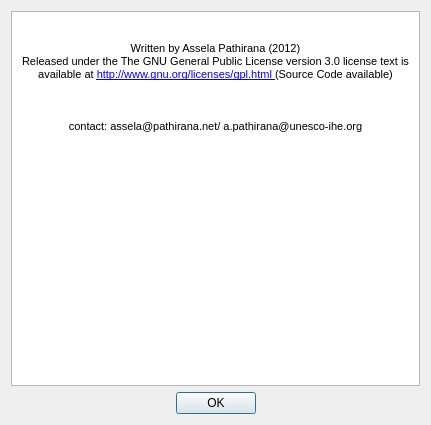
<?xml version="1.0" encoding="UTF-8"?>
<ui version="4.0">
 <class>Dialog</class>
 <widget class="QDialog" name="Dialog">
  <property name="geometry">
   <rect>
    <x>0</x>
    <y>0</y>
    <width>431</width>
    <height>425</height>
   </rect>
  </property>
  <property name="windowTitle">
   <string>About SWMM5 EA</string>
  </property>
  <layout class="QGridLayout" name="gridLayout_2">
   <item row="0" column="0">
    <layout class="QGridLayout" name="gridLayout">
     <item row="0" column="0">
      <widget class="QTextBrowser" name="textBrowser">
       <property name="html">
        <string>&lt;!DOCTYPE HTML PUBLIC &quot;-//W3C//DTD HTML 4.0//EN&quot; &quot;http://www.w3.org/TR/REC-html40/strict.dtd&quot;&gt;
&lt;html&gt;&lt;head&gt;&lt;meta name=&quot;qrichtext&quot; content=&quot;1&quot; /&gt;&lt;style type=&quot;text/css&quot;&gt;
p, li { white-space: pre-wrap; }
&lt;/style&gt;&lt;/head&gt;&lt;body style=&quot; font-family:'MS Shell Dlg 2'; font-size:8.25pt; font-weight:400; font-style:normal;&quot;&gt;
&lt;p align=&quot;center&quot; style=&quot; margin-top:0px; margin-bottom:0px; margin-left:0px; margin-right:0px; -qt-block-indent:0; text-indent:0px;&quot;&gt;&lt;img src=&quot;:/res/res/logo2.gif&quot; /&gt;&lt;/p&gt;
&lt;p align=&quot;center&quot; style=&quot;-qt-paragraph-type:empty; margin-top:0px; margin-bottom:0px; margin-left:0px; margin-right:0px; -qt-block-indent:0; text-indent:0px; font-size:8pt;&quot;&gt;&lt;br /&gt;&lt;/p&gt;
&lt;p align=&quot;center&quot; style=&quot; margin-top:0px; margin-bottom:0px; margin-left:0px; margin-right:0px; -qt-block-indent:0; text-indent:0px;&quot;&gt;&lt;span style=&quot; font-size:8pt;&quot;&gt;Written by Assela Pathirana (2012)&lt;/span&gt;&lt;/p&gt;
&lt;p align=&quot;center&quot; style=&quot; margin-top:0px; margin-bottom:0px; margin-left:0px; margin-right:0px; -qt-block-indent:0; text-indent:0px;&quot;&gt;&lt;span style=&quot; font-size:8pt;&quot;&gt;Released under the The GNU General Public License version 3.0 license text is available at &lt;/span&gt;&lt;a href=&quot;http://www.gnu.org/licenses/gpl.html&quot;&gt;&lt;span style=&quot; font-size:8pt; text-decoration: underline; color:#0000ff;&quot;&gt;http://www.gnu.org/licenses/gpl.html &lt;/span&gt;&lt;/a&gt;&lt;span style=&quot; font-size:8pt;&quot;&gt;(Source Code available)&lt;/span&gt;&lt;/p&gt;
&lt;p align=&quot;center&quot; style=&quot;-qt-paragraph-type:empty; margin-top:0px; margin-bottom:0px; margin-left:0px; margin-right:0px; -qt-block-indent:0; text-indent:0px; font-size:8pt;&quot;&gt;&lt;br /&gt;&lt;/p&gt;
&lt;p align=&quot;center&quot; style=&quot; margin-top:0px; margin-bottom:0px; margin-left:0px; margin-right:0px; -qt-block-indent:0; text-indent:0px;&quot;&gt;&lt;img src=&quot;:/res/res/logo.gif&quot; /&gt;&lt;/p&gt;
&lt;p align=&quot;center&quot; style=&quot;-qt-paragraph-type:empty; margin-top:0px; margin-bottom:0px; margin-left:0px; margin-right:0px; -qt-block-indent:0; text-indent:0px; font-size:8pt;&quot;&gt;&lt;br /&gt;&lt;/p&gt;
&lt;p align=&quot;center&quot; style=&quot; margin-top:0px; margin-bottom:0px; margin-left:0px; margin-right:0px; -qt-block-indent:0; text-indent:0px;&quot;&gt;&lt;span style=&quot; font-size:8pt;&quot;&gt;contact: assela@pathirana.net/ a.pathirana@unesco-ihe.org&lt;/span&gt;&lt;/p&gt;
&lt;p align=&quot;center&quot; style=&quot;-qt-paragraph-type:empty; margin-top:0px; margin-bottom:0px; margin-left:0px; margin-right:0px; -qt-block-indent:0; text-indent:0px; font-size:8pt;&quot;&gt;&lt;br /&gt;&lt;/p&gt;&lt;/body&gt;&lt;/html&gt;</string>
       </property>
      </widget>
     </item>
     <item row="1" column="0">
      <widget class="QDialogButtonBox" name="buttonBox">
       <property name="orientation">
        <enum>Qt::Horizontal</enum>
       </property>
       <property name="standardButtons">
        <set>QDialogButtonBox::Ok</set>
       </property>
       <property name="centerButtons">
        <bool>true</bool>
       </property>
      </widget>
     </item>
    </layout>
   </item>
  </layout>
 </widget>
 <resources>
  <include location="../res.qrc"/>
 </resources>
 <connections>
  <connection>
   <sender>buttonBox</sender>
   <signal>accepted()</signal>
   <receiver>Dialog</receiver>
   <slot>accept()</slot>
   <hints>
    <hint type="sourcelabel">
     <x>248</x>
     <y>254</y>
    </hint>
    <hint type="destinationlabel">
     <x>157</x>
     <y>274</y>
    </hint>
   </hints>
  </connection>
  <connection>
   <sender>buttonBox</sender>
   <signal>rejected()</signal>
   <receiver>Dialog</receiver>
   <slot>reject()</slot>
   <hints>
    <hint type="sourcelabel">
     <x>316</x>
     <y>260</y>
    </hint>
    <hint type="destinationlabel">
     <x>286</x>
     <y>274</y>
    </hint>
   </hints>
  </connection>
 </connections>
</ui>
